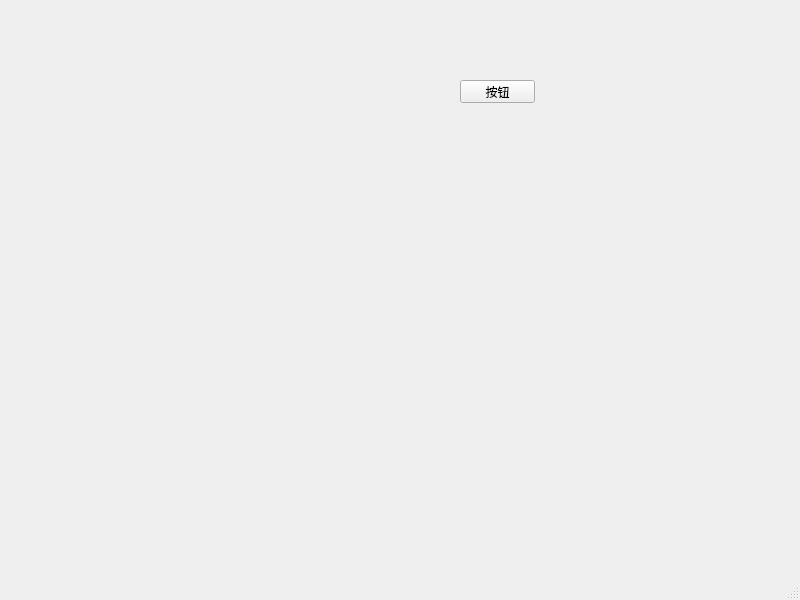
<?xml version="1.0" encoding="UTF-8"?>
<ui version="4.0">
 <class>MainWindow</class>
 <widget class="QMainWindow" name="MainWindow">
  <property name="geometry">
   <rect>
    <x>0</x>
    <y>0</y>
    <width>800</width>
    <height>600</height>
   </rect>
  </property>
  <property name="windowTitle">
   <string>MainWindow</string>
  </property>
  <widget class="QWidget" name="centralwidget">
   <widget class="QPushButton" name="pushButton">
    <property name="geometry">
     <rect>
      <x>460</x>
      <y>80</y>
      <width>75</width>
      <height>23</height>
     </rect>
    </property>
    <property name="text">
     <string>按钮</string>
    </property>
   </widget>
  </widget>
  <widget class="QMenuBar" name="menubar">
   <property name="geometry">
    <rect>
     <x>0</x>
     <y>0</y>
     <width>800</width>
     <height>22</height>
    </rect>
   </property>
  </widget>
  <widget class="QStatusBar" name="statusbar"/>
 </widget>
 <resources/>
 <connections/>
</ui>
